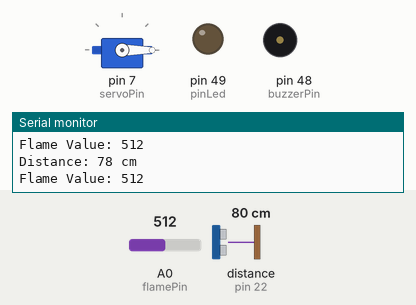
A sketch run on a simulated Arduino Mega 2560, built with avr-gcc and run on an emulated ATmega2560. Parts: servo, output pins drawn as LEDs (lit = HIGH), buzzer (waves = sounding), the last lines printed to the serial monitor. Wiring (inferred from the names in the program): ultrasonic range finder: trigger pin 23; echo pin 22. The inputs (shaded band) are chosen by the test bench; at power-on: distance to the obstacle (sensor on pin 22) 80 cm, A0 (flamePin) = 512. The echo pulse lasts 58.3 µs per cm; pins used as bus, display or sensor lines are not drawn.

Above: at 1.4 s.
1.5 s: distance to the obstacle (sensor on pin 22) set to 75 cm
3.1 s: distance to the obstacle (sensor on pin 22) set to 69 cm
At 4.9 s:
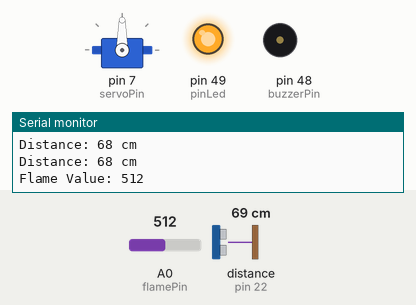
5.2 s: A0 (flamePin) set to 488
At 7.9 s:
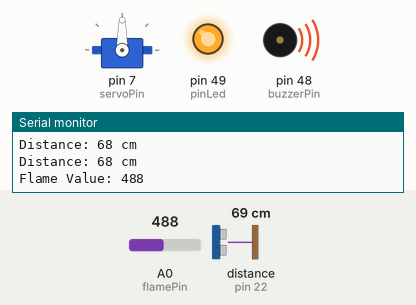
8.4 s: distance to the obstacle (sensor on pin 22) set to 120 cm
At 10.4 s:
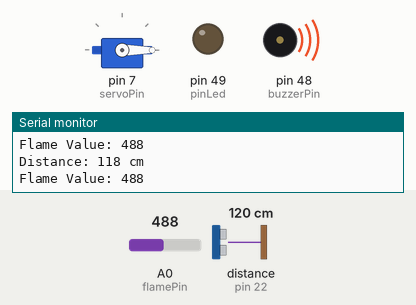
11.3 s: distance to the obstacle (sensor on pin 22) set to 2 cm
At 14.3 s:
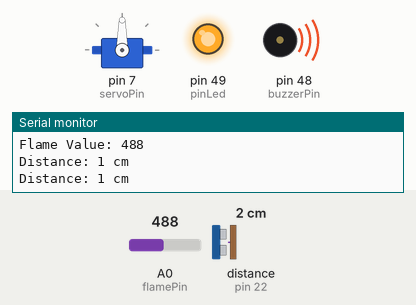
14.6 s: distance to the obstacle (sensor on pin 22) set to 250 cm
At 18.3 s:
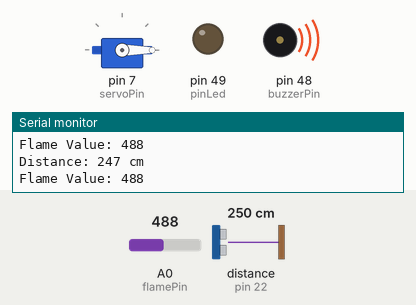
Timing chart, 0 to 18.9 s (numbered marks = the images above; inputs shaded):
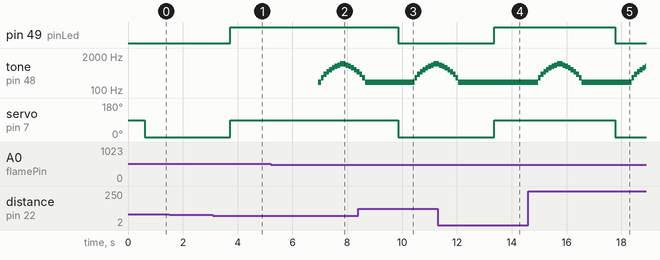

Measured:
- the behaviour switches between 72 and 71 cm on distance to the obstacle (sensor on pin 22) (found by bisection; images 0 and 1)
- the behaviour switches between 501 and 500 on A0 (flamePin) (found by bisection; images 1 and 2)
- after the input at 3.1 s, pin 49 (pinLed): LOW → HIGH after 0.64 s; servo on pin 7 (servoPin): 0° → 90° after 0.64 s
- after the input at 5.2 s, tone on pin 48 (buzzerPin): plays 200 Hz for 0.10 s, 300 Hz for 0.10 s, 400 Hz for 0.10 s, 500 Hz for 0.10 s, 600 Hz for 0.10 s, 700 Hz for 0.10 s … (14 notes in this stretch), starting after 1.7 s
- after the input at 8.4 s, pin 49 (pinLed): HIGH → LOW after 1.5 s; servo on pin 7 (servoPin): 90° → 0° after 1.5 s
- after the input at 11.3 s, pin 49 (pinLed): LOW → HIGH after 2.1 s; tone on pin 48 (buzzerPin): goes on until 12.1 s, then stays 200 Hz; servo on pin 7 (servoPin): 0° → 90° after 2.1 s
- after the input at 14.6 s, pin 49 (pinLed): HIGH → LOW after 3.2 s; servo on pin 7 (servoPin): 90° → 0° after 3.2 s

The sketch:

Main.ino
```cpp
//////////////////////////////////////NOTES//////////////////////////////////////////////////////////////
// WE ONLY USE THIS TYPE OF WRITING IN VARAIBLES ===> flameThreshold
// AND THIS TYPE IN FUNCTION NAMES FOR EASY USE LASTER ===> read_flameSensor();
// EXCEPTION FOR THIS BOOL RETURN FUNCTION NAMES  ===> isFlameActivated();
/////////////////////////////////////// PIN DIAGRAM FOR ARDUINO /////////////////////////

//////////////////////////////////// INCLUDE LIBRARY HERE //////////////////////////////////////////////////////
#include <Servo.h>
/////////////////////////////////// GLOBAL VARIABLES HERE //////////////////////////////////////////////////////
// Define the pins for the FLAME sensor
#define flamePin A0  // Define the analog pin for flame sensor
#define buzzerPin 48  // Define the digital pin for the buzzer
uint16_t flameThreshold = 500;
// Define the pins for the ULTRASONIC sensor
#define trigPin  23 // Trigger pin
#define echoPin  22 // Echo pin
// Variables to store the duration and distance
long duration;
int distance;
byte ultrasonicThreshold = 70;
//create servo object
Servo garageServo;
// Define the pin for the servo signal
#define servoPin 7
byte zeroAngle = 0;
byte rightAngle = 90;
//define led pin
#define pinLed 49
////////////////////////////////// FUNCTIONS DECLRATIONS HERE ///////////////////////////////////////////
int read_flameSensor();//read flame value
bool isFlameActivated();//if there is fire return true
void activate_buzzer();// turn on if there is fire
void control_garage_door();//open door
void control_led(byte);//turn on/off led
int read_ultrasonicDistance();
void activate_system();
//////////////////////////////// BOOLEAN VARAIBLES HERE //////////////////////////////////////////////

void setup()
{
////////////////////////// FLAME SENSOR HERE /////////////////////////////
  pinMode(flamePin, INPUT);  // Set flame sensor pin as input
////////////////////////// BUZZER  ///////////////////////////////////
  pinMode(buzzerPin, OUTPUT);  // Set buzzer pin as output
///////////////////////////////SERIAL MONITOR //////////////////////
  Serial.begin(9600); // Initialize serial communication
/////////////////////////////// ULTRASONIC  //////////////////////
// Set trigger pin as an output and echo pin as an input
  pinMode(trigPin, OUTPUT);
  pinMode(echoPin, INPUT);
////////////////////////////////////////SERVO//////////////////////
garageServo.attach(servoPin);
//////////////////////////////LED//////////////////////////////
pinMode(pinLed, OUTPUT);
}

void loop() {
  // put your main code here, to run repeatedly:
  activate_system();
}

/////////////////////////////////////// FUNCTION DEFINTION HERE ///////////////////////////////////////
////////////////////////////////////////////FLAME HERE///////////////////////////////////////////////
int read_flameSensor()
{
  int flameValue = analogRead(flamePin);  // Read the analog value from flame sensor
  Serial.print("Flame Value: ");
  Serial.println(flameValue);  // Print the flame sensor value to serial monitor
  delay(500);  // Delay for 0.5 seconds before next reading
  return flameValue;
}

bool isFlameActivated()
{
  if(read_flameSensor() <= flameThreshold)
  {
    return true;
  }
  else
  {
    return false;
  }
}
/////////////////////////////////////BUZZER CODE ///////////////////////////////////////
void activate_buzzer()
{
  if(isFlameActivated())
  {
    buzzer_sirenSound(1);
    delay(1000);//time to wait until another reading
  }
  else
  {
    buzzer_sirenSound(0);
  }
}
void buzzer_sirenSound(byte switchControl)
{
  if(switchControl == 1)
  {
      // Generate the siren sound
      for (int i = 200; i <= 1000; i += 100)
      {
        tone(buzzerPin, i); // Generate tone at frequency i Hz
        delay(100); // Wait for a short duration
      }

      // Reverse the siren sound
      for (int i = 1000; i >= 200; i -= 100)
      {
        tone(buzzerPin, i); // Generate tone at frequency i Hz
        delay(100); // Wait for a short duration
      }
  }
    else
    noTone(buzzerPin);
}
///////////////////////////////////SERVO HERE //////////////////////////////
void control_garage_door()
{
  if(read_ultrasonic_distance() <= ultrasonicThreshold && read_ultrasonic_distance() != 0)
  {
    garageServo.write(rightAngle);
    control_led(1);
  }
  else
  {
    garageServo.write(zeroAngle);
    control_led(0);
  }
}
///////////////////////////////////////// LED HERE /////////////////////////
void control_led(byte switchControl)
{
  if(switchControl == 1)
  {
    digitalWrite(pinLed,HIGH);
    delay(1000);//time to wait until turn off
  }

  else
   digitalWrite(pinLed,LOW);
}
/////////////////////////////////////// ULTRASONIC HERE ///////////////////
int read_ultrasonic_distance()
{
  // Clear the trigger pin
  digitalWrite(trigPin, LOW);
  delayMicroseconds(2);

  // Send a 10 microsecond pulse to the trigger pin
  digitalWrite(trigPin, HIGH);
  delayMicroseconds(10);
  digitalWrite(trigPin, LOW);

  // Measure the duration of the pulse on the echo pin
  duration = pulseIn(echoPin, HIGH);

  // Calculate the distance in centimeters
  distance = duration * 0.034 / 2;

  // Print the distance to the serial monitor
  Serial.print("Distance: ");
  Serial.print(distance);
  Serial.println(" cm");

  // Delay before taking the next measurement
  delay(100); // Adjust this delay as needed
  return distance;
}
///////////////////////////////// SYSTEM FUNCTIONS ///////////////////////////////////
void activate_system()
{
  activate_buzzer();
  control_garage_door();
}
```
